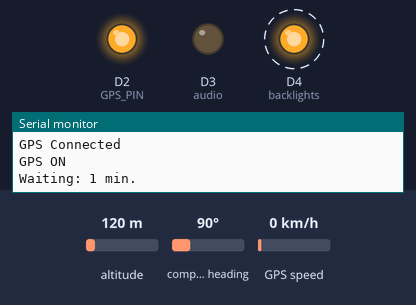
The sketch below on a simulated Arduino MKR. Shown: output pins drawn as LEDs (lit = HIGH), the last lines printed to the serial monitor. Dashed ring = blinking. The inputs (shaded band) are chosen by the test bench; at power-on: altitude 120 m, compass heading 90°, GPS speed 0 km/h. WiFi joins after 1.5 s; servers stay silent unless stated; the GPS gets a fix after 3 s at 37.7749, -122.4194 with 8 satellites.

Above: at 3.2 s.
At 33.2 s:
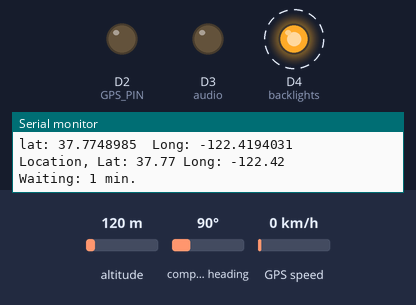
Timing chart, 0 to 43.3 s (numbered marks = the images above):
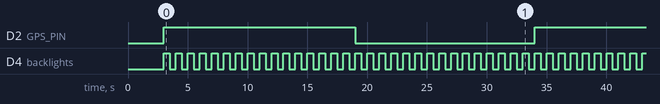

The sketch:

WIFI_GPS_apr18a.ino
```cpp
#include "arduino_secrets.h"
 /*
  Sketch generated by the Arduino IoT Cloud Thing "Ilise"
  https://create.arduino.cc/cloud/things/87bd2369-
c9df-43d0-8a47-6f4b61a0a524
  Arduino IoT Cloud Variables description
  The following variables are automatically generated and updated when
changes are made to the Thing
  String carrier_messenger;
  String messenger;
  float altitud;
  float latitude;
  float longitude;
  CloudLocation cloudLocation;
  Variables which are marked as READ/WRITE in the Cloud Thing will also have
functions
  which are called when their values are changed from the Dashboard.
  These functions are generated with the Thing and added at the end of this
sketch.
*/
#include "ArduinoIoTCloud.h"
#include <WiFiNINA.h>
#include <SPI.h>
#include "thingProperties.h"
#include <ArduinoLowPower.h>
#include <TinyGPS.h>//we include TinyGPS
#define WAITING_TIME 1 //waiting time during every message
#define GPS_PIN 2 //(tranistor pin, for energy saving. not used now)
#define GPS_INFO_BUFFER_SIZE 128
bool debug = true; ////////DEBUG/////
const int backlights=4;
const int pulsador=5;
const int audio=3;
TinyGPS gps;//GPS Object
//GPS data variables
int year;
byte month, day, hour, minute, second, hundredths;
unsigned long chars;
unsigned short sentences, failed_checksum;
char GPS_info_char;
char GPS_info_buffer[GPS_INFO_BUFFER_SIZE];
unsigned int received_char;
bool message_started = false;
String carrier_messenger;
float altitud;
int i = 0;
// GPS coordinate structure, 12 bytes size on 32 bits platforms
struct gpscoord {
  float a_latitude;  // 4 bytes
  float a_longitude; // 4 bytes
  float a_altitude;  // 4 bytes
};

//////////////// Waiting function //////////////////
void Wait(int m, bool s) {
  //m minutes to wait
  //s slow led pulses
  if (debug) {
    Serial.print("Waiting: "); Serial.print(m); Serial.println(" min.");
  }
  digitalWrite(LED_BUILTIN, LOW);
  if (s) {
    int seg = m * 30;
    for (int i = 0; i < seg; i++) {
        digitalWrite(backlights, HIGH);
        delay(500);
        digitalWrite(backlights, LOW);
        delay(500);
    }
  } else {
    int seg = m * 15;
    for (int i = 0; i < seg; i++) {
        digitalWrite(backlights, HIGH);
        delay(500);
        digitalWrite(backlights, LOW);
        delay(500);
    }
  }
}
//////////////////  Convert GPS function  //////////////////
/* Converts GPS float data to Char data */
String ConvertGPSdata(const void* data, uint8_t len) {
  uint8_t* bytes = (uint8_t*)data;
  String cadena ;
  if (debug) {
    Serial.print("Length: "); Serial.println(len);
  }
  for (uint8_t i = len - 1; i < len; --i) {
    if (bytes[i] < 12) {
      cadena.concat(byte(0)); // Not tested
    }
    cadena.concat(char(bytes[i]));
    if (debug) Serial.print(bytes[i], HEX);
  }
  if (debug) {
    Serial.println("");
 //   Serial.print("String to send: "); Serial.println(cadena);
  }
  return cadena;
}
////////////////////////// Get GPS position function/////////////////////
String GetGPSpositon() {
  int messages_count = 0;
  String pos;
  if (debug) Serial.println("GPS ON");
  digitalWrite(GPS_PIN, HIGH); //Turn GPS on
  Wait(1, false);
  while (messages_count < 5000) {
    while (Serial1.available()) {
      int GPS_info_char = Serial1.read();
      if (GPS_info_char == '$') messages_count ++; // start of message. Counting messages.
      if (debug) {
        if (GPS_info_char == '$') { // start of message
          message_started = true;
          received_char = 0;
        } else if (GPS_info_char == '*') { // end of message
          for (i = 0; i < received_char; i++) {
            Serial.write(GPS_info_buffer[i]); // writes the message to the PC once it has been completely received
          }
      //    Serial.println();
          message_started = false; // ready for the new message
        } else if (message_started == true) { // the message is already started and I got a new character
          if (received_char <= GPS_INFO_BUFFER_SIZE) { // to avoid buffer overflow
            GPS_info_buffer[received_char] = GPS_info_char;
            received_char++;
          } else { // resets everything (overflow happened)
            message_started = false;
            received_char = 0;
          }
        }
      }
      if (gps.encode(GPS_info_char)) {
        gps.f_get_position(&latitude, &longitude);
        altitud = gps.altitude() / 100;
        // Store coordinates into dedicated structure
        gpscoord coords = {altitud, longitude, latitude};
        gps.crack_datetime(&year, &month, &day, &hour, &minute, &second, &hundredths);
        if (debug) {
          Serial.println();
          Serial.println();
          Serial.print("Latitude/Longitude: ");
          Serial.print(latitude, 5);
          Serial.print(", ");
          Serial.println(longitude, 5);
          Serial.println();
      /*  Serial.print("Fecha: "); Serial.print(day, DEC); Serial.print("/");
          Serial.print(month, DEC); Serial.print("/"); Serial.print(year);
          Serial.print(" Hora: "); Serial.print(hour, DEC); Serial.print(":");
          Serial.print(minute, DEC); Serial.print(":"); Serial.print(second, DEC);
          Serial.print("."); Serial.println(hundredths, DEC);
          Serial.print("Altitud (metros): "); Serial.println(gps.f_altitude());
          Serial.print("Rumbo (grados): "); Serial.println(gps.f_course());
          Serial.print("Velocidad(kmph): "); Serial.println(gps.f_speed_kmph()); */
          Serial.print("Satelites: "); Serial.println(gps.satellites());
          Serial.println();
          digitalWrite(backlights, HIGH);
          delay(500);
          digitalWrite(backlights, LOW);
          delay(500);
        }
        gps.stats(&chars, &sentences, &failed_checksum);
        if (debug) Serial.println("GPS turned off");
        digitalWrite(GPS_PIN, LOW); //GPS turned off
        pos = ConvertGPSdata(&coords, sizeof(gpscoord)); //Send data
        return pos;
      }
    }
  }
  pos = "No Signal";
}
void setup() {
  // Initialize serial and wait for port to open:
  Serial.begin(9600);
  // This delay gives the chance to wait for a Serial Monitor without blocking if none is found
  delay(1500);

  // Defined in thingProperties.h
  initProperties();
  // Connect to Arduino IoT Cloud
  ArduinoCloud.begin(ArduinoIoTPreferredConnection, false);

  /*
     The following function allows you to obtain more information
     related to the state of network and IoT Cloud connection and errors
     the higher number the more granular information you’ll get.
     The default is 0 (only errors).
     Maximum is 4
 */
  setDebugMessageLevel(4);
  ArduinoCloud.printDebugInfo();
  pinMode(4 , OUTPUT);
  pinMode(backlights, OUTPUT);
  pinMode(pulsador, INPUT);
  pinMode(audio, OUTPUT);
  latitude  = 0.0f;
  longitude = 0.0f;
  altitud = 0;
  if (debug) {
    Serial.begin(9600);
    while (!Serial) {}// wait for serial port to connect. Needed for native USB port only
    Serial.println("Serial Connected");
  }
  //Serial1 pins 13-14 for 3.3V connection to GPS.
  Serial1.begin(9600);
  while (!Serial1) {}
  if (debug) {
    Serial.println("GPS Connected");
  }
  pinMode(GPS_PIN, OUTPUT); //pin de interruptor del GPS

}
void loop() {
  ArduinoCloud.update();
  // Your code here
  String position_data;
  position_data = GetGPSpositon();
  //cloudLocation = {latitude, longitude};
  Serial.print("lat: ");
  Serial.print(latitude, 7);
  Serial.print("  Long: ");
  Serial.println(longitude, 7);
  String buf;
  buf = "";
  buf += F("Location, Lat: ");
  buf += latitude;
  buf += F(" Long: ");
  buf += longitude, 7;
  carrier_messenger = buf;
  Serial.println(carrier_messenger);
 ArduinoCloud.update();
 //delay(5000);
   Wait(WAITING_TIME, false);
}
/*
  Since Latitude is READ_WRITE variable, onLatitudeChange() is
  executed every time a new value is received from IoT Cloud.
*/
void onLatitudeChange()  {
  // Add your code here to act upon Latitude change
  ArduinoCloud.update();
}
/*
  Since Longitude is READ_WRITE variable, onLongitudeChange() is
  executed every time a new value is received from IoT Cloud.
*/
void onLongitudeChange()  {
  // Add your code here to act upon Longitude change
  ArduinoCloud.update();
}
/*
  Since Altitud is READ_WRITE variable, onAltitudChange() is
  executed every time a new value is received from IoT Cloud.
*/
void onAltitudChange()  {
  // Add your code here to act upon Altitud change
  ArduinoCloud.update();
}
/*
  Since CarrierMessenger is READ_WRITE variable,
onCarrierMessengerChange() is
  executed every time a new value is received from IoT Cloud.
*/
void onCarrierMessengerChange()  {
  // Add your code here to act upon CarrierMessenger change
  ArduinoCloud.update();
}
/*
  Since Messenger is READ_WRITE variable, onMessengerChange() is
  executed every time a new value is received from IoT Cloud.
*/
void onMessengerChange()  {
  // Add your code here to act upon Messenger change
  ArduinoCloud.update();
}

/*
  Since Longitud is READ_WRITE variable, onLongitudChange() is
  executed every time a new value is received from IoT Cloud.
*/
void onLongitudChange()  {
  // Add your code here to act upon Longitud change
  ArduinoCloud.update();
}
```

arduino_secrets.h
```cpp
#define SECRET_SSID ""
#define SECRET_PASS ""
```

thingProperties.h
```cpp
// Code generated by Arduino IoT Cloud, DO NOT EDIT.

#include <ArduinoIoTCloud.h>
#include <Arduino_ConnectionHandler.h>

const char SSID[]     = SECRET_SSID;    // Network SSID (name)
const char PASS[]     = SECRET_PASS;    // Network password (use for WPA, or use as key for WEP)

void onLatitudeChange();
void onLongitudeChange();

float latitude;
float longitude;

void initProperties(){

  ArduinoCloud.addProperty(latitude, READWRITE, ON_CHANGE, onLatitudeChange);
  ArduinoCloud.addProperty(longitude, READWRITE, ON_CHANGE, onLongitudeChange);

}

WiFiConnectionHandler ArduinoIoTPreferredConnection(SSID, PASS);
```

Measured:
- by itself, D2 (GPS_PIN): alternates HIGH for 16.0 s and LOW for 15.0 s
- by itself, D4 (backlights): alternates HIGH for 0.50 s and LOW for 0.50 s
- by itself, everything shown: repeats every 31.0 s, in 62 steps
